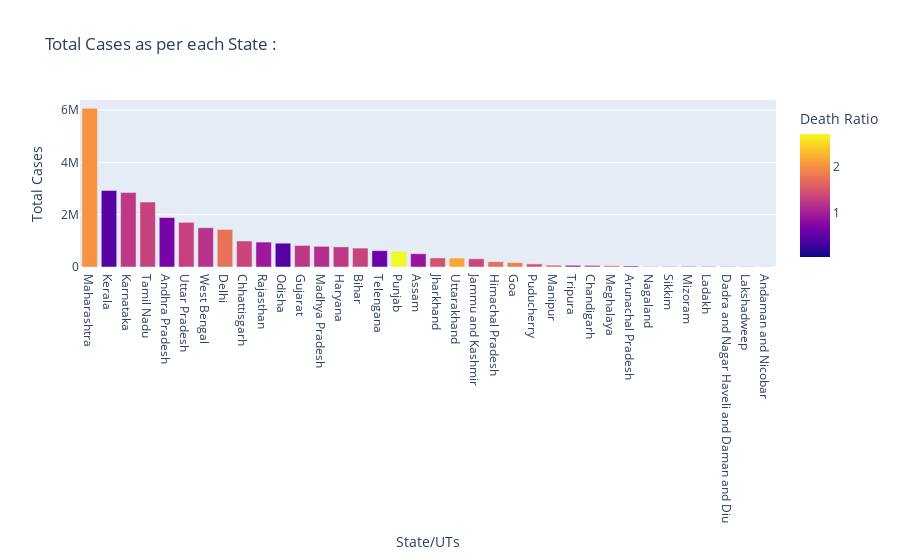

The code cell stored with this chart in its notebook:
### Code cell
px.bar(data, x="State/UTs", y="Total Cases", color="Death Ratio", title="Total Cases as per each State : ")

### Figure 1 — Plotly figure (JSON) as saved in the notebook; plotly's stock layout.template omitted (floating-point values rounded to 4 significant figures)
{"data": [{"alignmentgroup": "True", "hovertemplate": "State/UTs=%{x}<br>Total Cases=%{y}<br>Death Ratio=%{marker.color}<extra></extra>", "legendgroup": "", "marker": {"color": [2.01, 0.45, 1.23, 1.32, 0.67, 1.32, 1.18, 1.74, 1.35, 0.94, 0.44, 1.22, 1.14, 1.23, 1.33, 0.59, 2.7, 0.89, 1.48, 2.15, 1.37, 1.72, 1.83, 1.49, 1.65, 1.03, 1.31, 1.69, 0.48, 1.96, 1.49, 0.45, 1.01, 0.04, 0.49, 1.71], "coloraxis": "coloraxis", "pattern": {"shape": ""}}, "name": "", "offsetgroup": "", "orientation": "v", "showlegend": false, "textposition": "auto", "type": "bar", "x": ["Maharashtra", "Kerala", "Karnataka", "Tamil Nadu", "Andhra Pradesh", "Uttar Pradesh", "West Bengal", "Delhi", "Chhattisgarh", "Rajasthan", "Odisha", "Gujarat", "Madhya Pradesh", "Haryana", "Bihar", "Telengana", "Punjab", "Assam", "Jharkhand", "Uttarakhand", "Jammu and Kashmir", "Himachal Pradesh", "Goa", "Puducherry", "Manipur", "Tripura", "Chandigarh", "Meghalaya", "Arunachal Pradesh", "Nagaland", "Sikkim", "Mizoram", "Ladakh", "Dadra and Nagar Haveli and Daman and Diu", "Lakshadweep", "Andaman and Nicobar"], "xaxis": "x", "y": [6061404, 2924165, 2843810, 2479696, 1889513, 1706107, 1499783, 1434188, 994480, 952422, 909800, 823523, 789804, 768639, 721914, 623510, 595609, 508484, 345610, 340255, 315662, 202123, 166689, 117249, 69790, 66220, 61670, 49513, 35857, 25239, 20544, 20492, 20073, 10560, 9770, 7467], "yaxis": "y"}], "layout": {"barmode": "relative", "coloraxis": {"colorbar": {"title": {"text": "Death Ratio"}}, "colorscale": [[0, "#0d0887"], [0.1111, "#46039f"], [0.2222, "#7201a8"], [0.3333, "#9c179e"], [0.4444, "#bd3786"], [0.5556, "#d8576b"], [0.6667, "#ed7953"], [0.7778, "#fb9f3a"], [0.8889, "#fdca26"], [1, "#f0f921"]]}, "legend": {"tracegroupgap": 0}, "title": {"text": "Total Cases as per each State : "}, "xaxis": {"anchor": "y", "domain": [0, 1], "title": {"text": "State/UTs"}}, "yaxis": {"anchor": "x", "domain": [0, 1], "title": {"text": "Total Cases"}}}}
